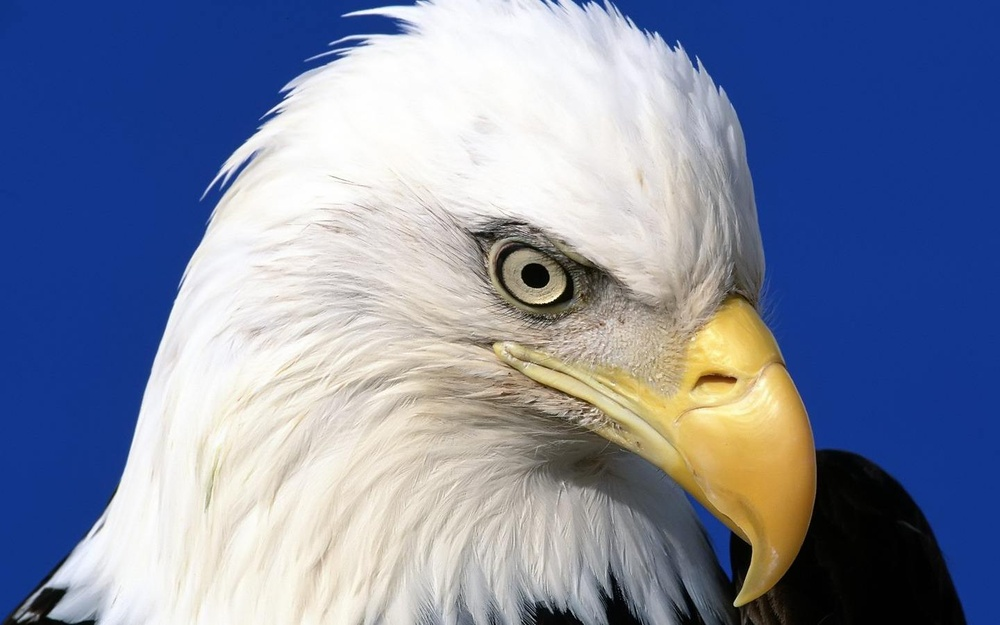
#> input picture 109+王南+上海/第二周/eagle.jpeg, 1000 x 625 px, shrunk from 1440 x 900 before the run
$ python '4_卷积边缘检测.py'
#> lines starting #> are read from the running program, lines starting #| are printed output that depends on the picture
import cv2
import numpy as np

image = cv2.cvtColor(cv2.imread("eagle.jpeg"), cv2.COLOR_BGR2GRAY)
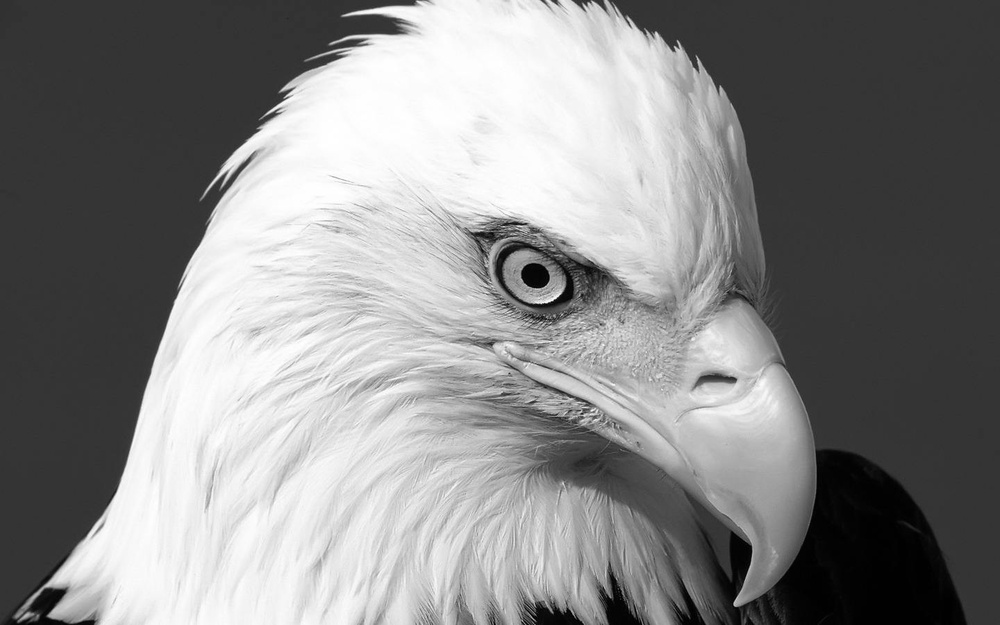
#> image: shape (625, 1000); min 0, max 255, mean 134.3
print(image.shape)
#| (625, 1000)
h, w = image.shape
#> h = 625; w = 1000
# 图像矩阵四周加一圈0
image_padding = np.zeros((h + 2, w + 2), dtype=image.dtype)
print(image_padding.shape)
#| (627, 1002)
image_padding[1:h+1, 1:w+1] = image
h_padding, w_padding = image_padding.shape
#> h_padding = 627; w_padding = 1002
image_out = np.zeros(image_padding.shape, dtype=image.dtype)

kernel = [
    [1, 0, -1],
    [1, 0, -1],
    [1, 0, -1]
]
# [15 lines of commented-out code are left out]


for j in range(1, h_padding - 1):
    for i in range(1, w_padding - 1):
        image_out[j, i] = np.sum(kernel * image_padding[j-1:j+2, i-1:i+2])
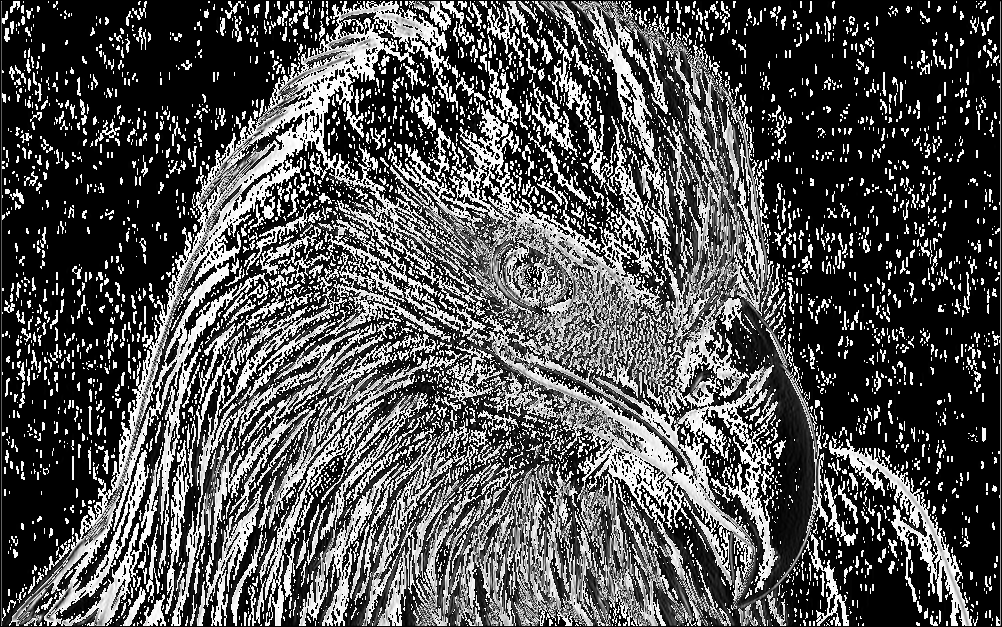
#> image_out: shape (627, 1002); min 0, max 255, mean 82.7

cv2.imshow("卷积边缘检测", image_out)
while cv2.waitKey(0) != 32:
#> (key Esc is pressed here)
#> (key Enter is pressed here)
    pass
cv2.destroyAllWindows()
exit(0)
#> (the program exits here)
